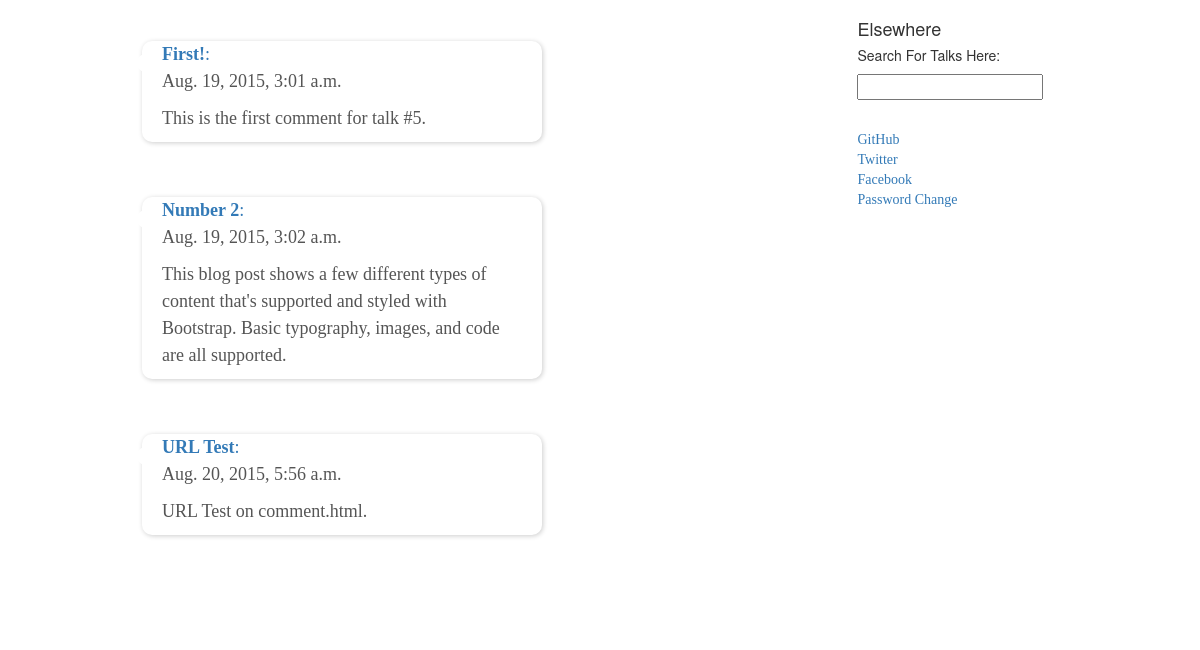
/talks/5/ (lower part), run on an earlier commit of the app's database.
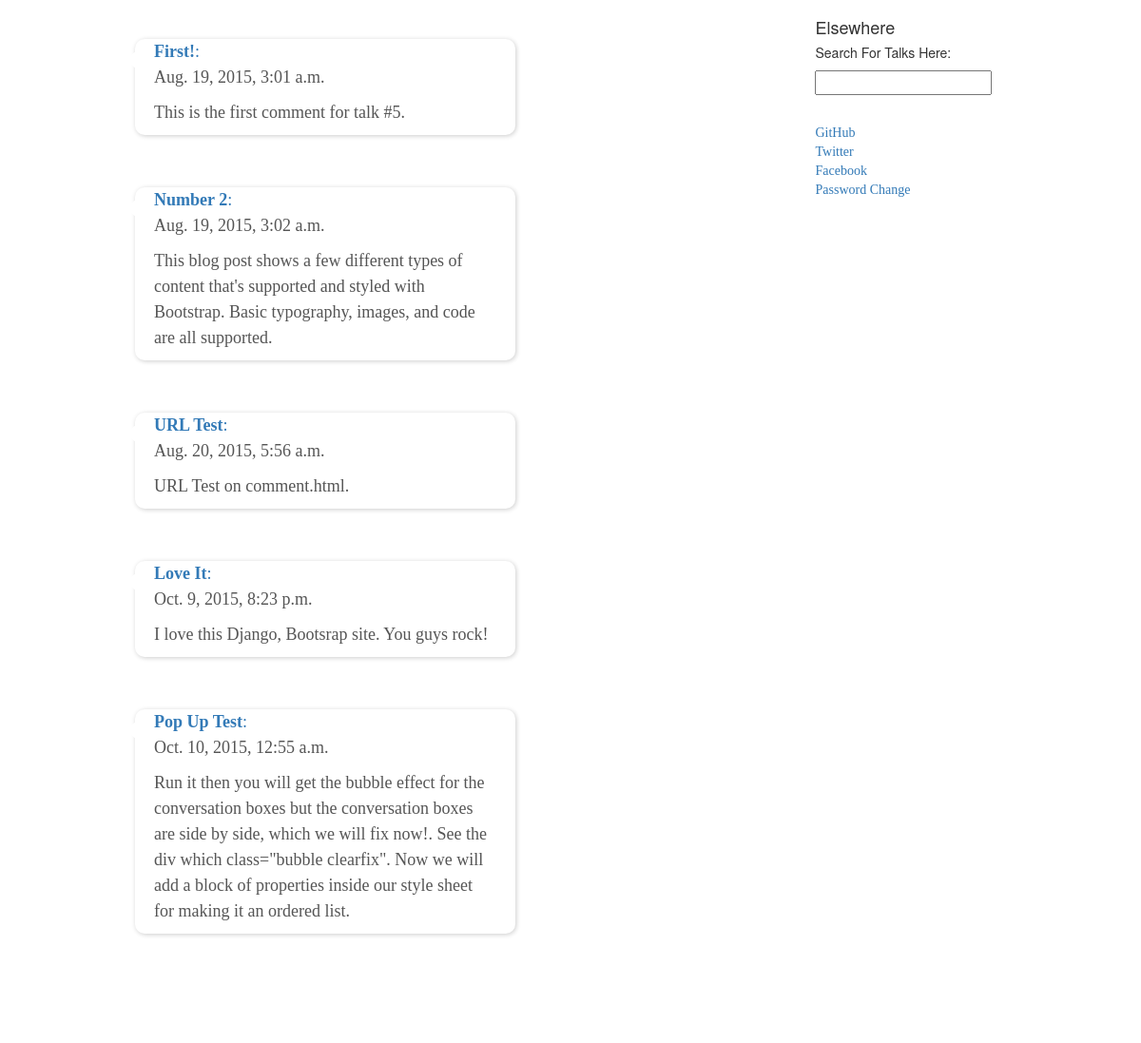
And on a later commit of the database.
### talks/models.py (models this page shows, shortened)
class Comment(models.Model):
	talk = models.ForeignKey(TalkList, related_name='comments')
	title = models.CharField(max_length=50)
	text = models.TextField(max_length=1024)
	timestamp = models.DateTimeField(auto_now_add=True, auto_now=False)
	def get_absolute_url(self):
		return reverse('view_comment', kwargs={'pk': self.pk})

### talks/views.py (the view)
# urls.py: url(r'^(?P<pk>\d+)/$', TalkDetailView.as_view(), name='talk_detail'),
class TalkDetailView(DetailView):
    model = TalkList
    template_name = 'talk_detail.html'

### templates/talk_detail.html (shortened to what this page needs)
{% extends 'base.html' %}
{% load staticfiles %}
{% block content %}
<div class="row">
	<div class="col-sm-6">
			{% for c in object.comments.all %}
				<div class="comment">
					<div class="bubble-list">
						<div class="bubble clearfix">
						<div class="bubble-content">
							<div class="point"></div>
					<div class="body"><strong><a href="{{ c.get_absolute_url }}">{{ c.title }}</strong>:</a></div>
					<div class="time">{{ c.timestamp }}</div>
					<div class="body"><p>{{ c.text|linebreaks }}</p></div>
						</div>
						</div>
						</div>
				</div>
			{% endfor %}
	</div>
</div>
{% endblock %}

### templates/base.html (shortened to what this page needs)
{% load staticfiles %}
<!DOCTYPE html>
<html lang="en">
  <head>
    <link rel="stylesheet" href="//netdna.bootstrapcdn.com/bootstrap/3.1.1/css/bootstrap.min.css">
    <link href="{% static 'css/main.css' %}" rel="stylesheet" type='text/css' />
    <link href="{% static 'css/comments.css' %}" rel="stylesheet" type="text/css"  />
  </head>
  <body>
    <div class="container">
      <div class="row">
        <div class="col-sm-8 blog-main">
          <div class="blog-post">
{% block content %}{% endblock content %}
          </div>
        </div>
        <div class="col-sm-3 col-sm-offset-1 blog-sidebar">
          <div class="sidebar-module">
            <h4>Elsewhere</h4>
            <h5>Search For Talks Here:</h5>
                <input type="text" id="search" name="search" />
            <ol class="list-unstyled">
            <br>
              <li><a href="https://github.com/chriskavanagh">GitHub</a></li>
              <li><a href="https://twitter.com/?lang=en">Twitter</a></li>
              <li><a href="https://www.facebook.com/">Facebook</a></li>
              <li><a href="{% url 'password_change' %}">Password Change</a></li>
            </ol>
          </div>
        </div>
      </div>
    </div>
  </body>
</html>

### static/css/main.css (style rules this page uses)
body { font-family: Georgia, "Times New Roman", Times, serif; color: #555; }
h1, .h1, h2, .h2, h3, .h3, h4, .h4, h5, .h5, h6, .h6 { margin-top: 0; font-family: "Helvetica Neue", Helvetica, Arial, sans-serif; font-weight: normal; color: #333; }
@media (min-width: 1200px) { .container { width: 970px; } }
.blog-main { font-size: 18px; line-height: 1.5; }
.sidebar-module { padding: 15px; margin: 0 -15px 15px; }
.blog-post { margin-bottom: 60px; }

### static/css/comments.css (style rules this page uses)
.bubble-content { position:relative; float:left; margin-left:12px; width:400px; padding:0px 20px; border-radius:10px; background-color:#FFFFFF; box-shadow:1px 1px 5px rgba(0,0,0,.2); }
.bubble { margin-top:20px; }
.point { border-top:10px solid transparent; border-bottom:10px solid transparent; border-right: 12px solid #FFF; position:absolute; left:-10px; top:12px; }
.clearfix:after { visibility:hidden; display:block; font-size:0; content: "."; clear:both; height:0; line-height: }
.clearfix { display: inline-block; }

### templates/base.html (style rules this page uses)
body { padding-bottom: 20px; padding-top: 70px; }

What changed in the data, as far as the page shows it:
added Comment: title "Love It", timestamp "Oct. 9, 2015, 8:23 p.m.", text "I love this Django, Bootsrap site. You guys rock!"
added Comment: title "Pop Up Test", timestamp "Oct. 10, 2015, 12:55 a.m.", text "Run it then you will get the bubble effect for the conversation boxes but the conversation boxes are side by side, which we will fix now!. See the div which class=\"bubble clearfix\". Now we will add a block of properties inside our style sheet for making it an ordered list."
